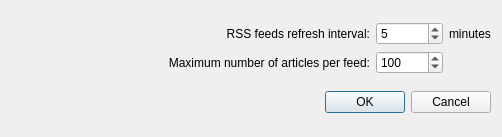
<?xml version="1.0" encoding="UTF-8"?>
<ui version="4.0">
 <class>RssSettingsDlg</class>
 <widget class="QDialog" name="RssSettingsDlg">
  <property name="geometry">
   <rect>
    <x>0</x>
    <y>0</y>
    <width>502</width>
    <height>137</height>
   </rect>
  </property>
  <property name="windowTitle">
   <string>RSS Reader Settings</string>
  </property>
  <layout class="QVBoxLayout" name="verticalLayout">
   <item>
    <layout class="QGridLayout" name="gridLayout">
     <item row="0" column="0" rowspan="2">
      <widget class="QLabel" name="label_4">
       <property name="minimumSize">
        <size>
         <width>48</width>
         <height>48</height>
        </size>
       </property>
       <property name="maximumSize">
        <size>
         <width>48</width>
         <height>48</height>
        </size>
       </property>
       <property name="text">
        <string/>
       </property>
       <property name="pixmap">
        <pixmap resource="../../icons.qrc">:/icons/oxygen/application-rss+xml.png</pixmap>
       </property>
       <property name="scaledContents">
        <bool>true</bool>
       </property>
      </widget>
     </item>
     <item row="0" column="2">
      <widget class="QLabel" name="label">
       <property name="text">
        <string>RSS feeds refresh interval:</string>
       </property>
       <property name="alignment">
        <set>Qt::AlignRight|Qt::AlignTrailing|Qt::AlignVCenter</set>
       </property>
      </widget>
     </item>
     <item row="0" column="3">
      <widget class="QSpinBox" name="spinRSSRefresh">
       <property name="minimum">
        <number>1</number>
       </property>
       <property name="maximum">
        <number>999999</number>
       </property>
       <property name="value">
        <number>5</number>
       </property>
      </widget>
     </item>
     <item row="0" column="4">
      <widget class="QLabel" name="label_2">
       <property name="text">
        <string>minutes</string>
       </property>
      </widget>
     </item>
     <item row="1" column="2">
      <widget class="QLabel" name="label_3">
       <property name="text">
        <string>Maximum number of articles per feed:</string>
       </property>
       <property name="alignment">
        <set>Qt::AlignRight|Qt::AlignTrailing|Qt::AlignVCenter</set>
       </property>
      </widget>
     </item>
     <item row="1" column="3">
      <widget class="QSpinBox" name="spinRSSMaxArticlesPerFeed">
       <property name="maximum">
        <number>9999</number>
       </property>
       <property name="value">
        <number>100</number>
       </property>
      </widget>
     </item>
     <item row="0" column="1">
      <spacer name="horizontalSpacer">
       <property name="orientation">
        <enum>Qt::Horizontal</enum>
       </property>
       <property name="sizeHint" stdset="0">
        <size>
         <width>40</width>
         <height>20</height>
        </size>
       </property>
      </spacer>
     </item>
    </layout>
   </item>
   <item>
    <widget class="QDialogButtonBox" name="buttonBox">
     <property name="orientation">
      <enum>Qt::Horizontal</enum>
     </property>
     <property name="standardButtons">
      <set>QDialogButtonBox::Cancel|QDialogButtonBox::Ok</set>
     </property>
    </widget>
   </item>
  </layout>
 </widget>
 <resources>
  <include location="../../icons.qrc"/>
 </resources>
 <connections>
  <connection>
   <sender>buttonBox</sender>
   <signal>accepted()</signal>
   <receiver>RssSettingsDlg</receiver>
   <slot>accept()</slot>
   <hints>
    <hint type="sourcelabel">
     <x>248</x>
     <y>254</y>
    </hint>
    <hint type="destinationlabel">
     <x>157</x>
     <y>274</y>
    </hint>
   </hints>
  </connection>
  <connection>
   <sender>buttonBox</sender>
   <signal>rejected()</signal>
   <receiver>RssSettingsDlg</receiver>
   <slot>reject()</slot>
   <hints>
    <hint type="sourcelabel">
     <x>316</x>
     <y>260</y>
    </hint>
    <hint type="destinationlabel">
     <x>286</x>
     <y>274</y>
    </hint>
   </hints>
  </connection>
 </connections>
</ui>
